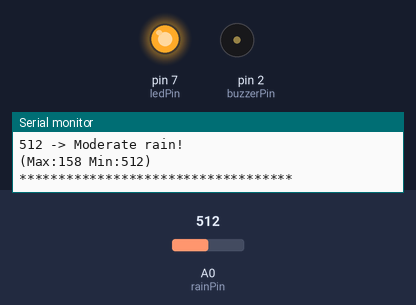
Bench run of a sketch on a simulated Arduino Uno, built with avr-gcc and run on an emulated ATmega328P. Shown: output pins drawn as LEDs (lit = HIGH), buzzer (waves = sounding, pin HIGH), the last lines printed to the serial monitor. Inputs (shaded band) come from the test bench; at power-on: A0 (rainPin) = 512.

Above: at 10.9 s.
11.0 s: A0 (rainPin) set to 529
At 20.22 s:
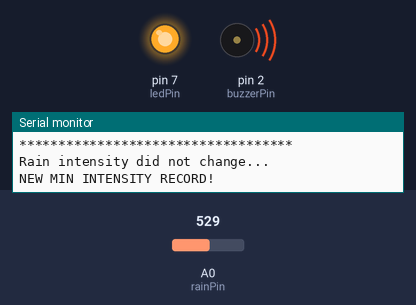
21.7 s: A0 (rainPin) set to 810
At 31.5 s:
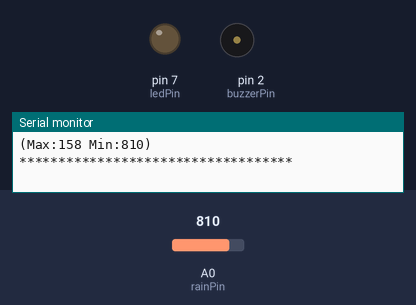
31.8 s: A0 (rainPin) set to 790
At 40.7 s:
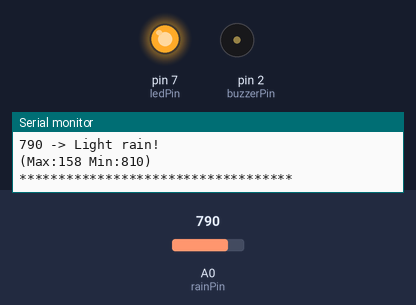
41.9 s: A0 (rainPin) set to 900
At 51.4 s:
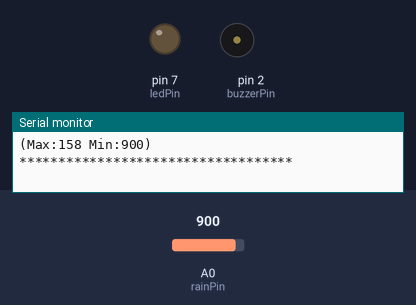
52.0 s: A0 (rainPin) set to 148
At 60.67 s:
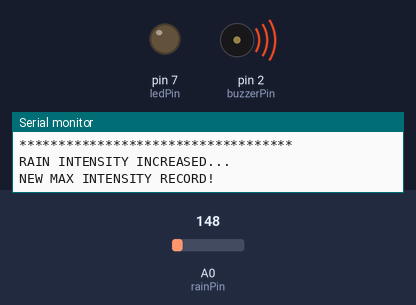
62.2 s: A0 (rainPin) set to 140
At 71.8 s:
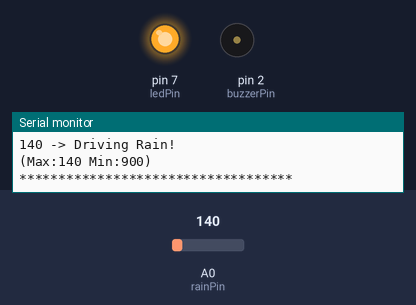
Timing chart, 0 to 73.3 s (numbered marks = the images above; inputs shaded):
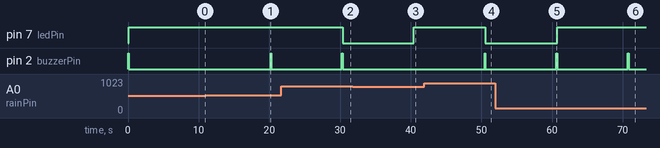

The sketch:

rain-intesity-detector.ino
```cpp
//This project uses an Arduino Uno, a rain detector, and a buzzer.
const int rainPin = A0;
const int buzzerPin = 2;
const int ledPin = 7;
int rainVal = 1023;
int max = 158;
int min = 415;

void setup() {

  //Pin specifications
  pinMode(rainPin, INPUT);
  pinMode(buzzerPin, OUTPUT);
  pinMode(ledPin, OUTPUT);
  //Starting serial console
  Serial.begin(9600);
}

void loop() {

  // Detecting the rain intensity and assigns is a variable.
  int newVal = analogRead(rainPin);
  if((rainVal - newVal) < -30)
  {
    Serial.println("RAIN INTENSITY DROPPED...");
  }
  else if((rainVal - newVal) > 30)
  {
    Serial.println("RAIN INTENSITY INCREASED...");
  }
  else
  {
    Serial.println("Rain intensity did not change...");
  }
  rainVal = newVal;
  if(rainVal < max)
  {
    Serial.println("NEW MAX INTENSITY RECORD!");
    max = rainVal;
    digitalWrite(buzzerPin, HIGH);
    delay(100);
    digitalWrite(buzzerPin, LOW);
  }
  else
  {
    digitalWrite(buzzerPin, LOW);
  }
  if(rainVal > min)
  {
    Serial.println("NEW MIN INTENSITY RECORD!");
    min = rainVal;
    digitalWrite(buzzerPin, HIGH);
    delay(100);
    digitalWrite(buzzerPin, LOW);
  }
  else
  {
    digitalWrite(buzzerPin, LOW);
  }
  Serial.print(rainVal);
  Serial.print(" -> ");

  if(rainVal > 800)
  {
    Serial.println("It is barely raining or not raining at all ");
    digitalWrite(ledPin, LOW);
  }

  else if(rainVal <= 800)
  {
    digitalWrite(ledPin, HIGH);

    if(rainVal > 600)
    {
      Serial.println("Light rain!");
    }
    else if(rainVal > 340)
    {
      Serial.println("Moderate rain!");
    }
    else
    {
      Serial.println("Driving Rain!");
    }
  }
  //buzzer kontrolü
  /*if(rainVal < 340)
  {
    digitalWrite(buzzerPin, HIGH);
    delay(100);
    digitalWrite(buzzerPin, LOW);
  }
  else
  {
    digitalWrite(buzzerPin, LOW);
  }*/
  Serial.print("(Max:");
  Serial.print(max);
  Serial.print(" Min:");
  Serial.print(min);
  Serial.println(")");
  Serial.println("***********************************");
  delay(10000);
}
```

Measured:
- the behaviour switches between 512 and 513 on A0 (rainPin) (found by bisection; images 0 and 1)
- the behaviour switches between 801 and 800 on A0 (rainPin) (found by bisection; images 2 and 3)
- the behaviour switches between 148 and 147 on A0 (rainPin) (found by bisection; images 5 and 6)
- after the input at 11.0 s, pin 2 (buzzerPin): LOW → HIGH after 9.2 s, → LOW 0.10 s later
- after the input at 21.7 s, pin 7 (ledPin): HIGH → LOW after 8.7 s; pin 2 (buzzerPin): LOW → HIGH after 8.6 s, → LOW 0.10 s later
- after the input at 31.8 s, pin 7 (ledPin): LOW → HIGH after 8.6 s
- after the input at 41.9 s, pin 7 (ledPin): HIGH → LOW after 8.7 s; pin 2 (buzzerPin): LOW → HIGH after 8.6 s, → LOW 0.10 s later
- after the input at 52.0 s, pin 7 (ledPin): LOW → HIGH after 8.7 s; pin 2 (buzzerPin): LOW → HIGH after 8.6 s, → LOW 0.10 s later
- after the input at 62.2 s, pin 2 (buzzerPin): LOW → HIGH after 8.5 s, → LOW 0.10 s later
